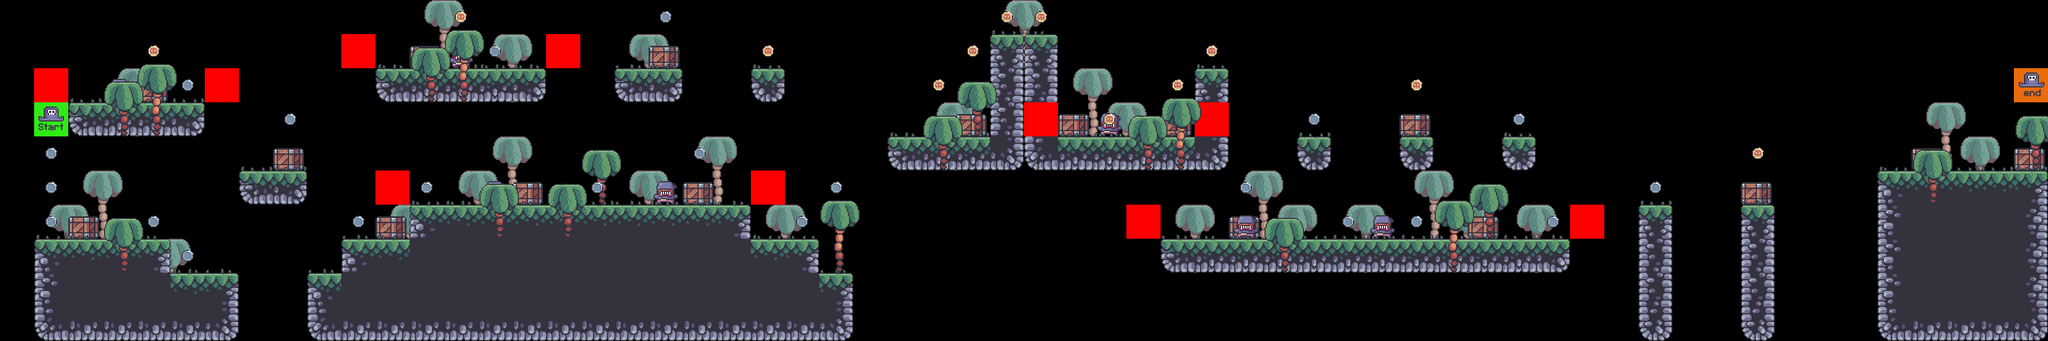

A level layout from a 2D game, rendered from its tile map. Below: a short description, then the map file with tile-grid data replaced by summaries:
An orthogonal 60x10 tile map with 64x64 px tiles, 9 tile layers (bg_palms, terrain, crate, grass, ...), 7 tilesets.

<map version="1.10" tiledversion="1.10.1" orientation="orthogonal" renderorder="right-down" width="60" height="10" tilewidth="64" tileheight="64" infinite="0" nextlayerid="10" nextobjectid="1">
 <tileset firstgid="1" source="../tilesets/Terrain.tsx" />
 <tileset firstgid="17" source="../tilesets/grass_tiles.tsx" />
 <tileset firstgid="22" source="../tilesets/palms.tsx" />
 <tileset firstgid="25" source="../tilesets/crates.tsx" />
 <tileset firstgid="26" source="../tilesets/coin_tiles.tsx" />
 <tileset firstgid="28" source="../tilesets/enemy_tiles.tsx" />
 <tileset firstgid="30" source="../tilesets/player_tiles.tsx" />
 <layer id="5" name="bg_palms" width="60" height="10">
  <data>[600 cells, 26 non-empty, 1 distinct tile ids]</data>
 </layer>
 <layer id="1" name="terrain" width="60" height="10">
  <data>[600 cells, 152 non-empty, 16 distinct tile ids]</data>
 </layer>
 <layer id="3" name="crate" width="60" height="10">
  <data>[600 cells, 17 non-empty, 1 distinct tile ids]</data>
 </layer>
 <layer id="2" name="grass" width="60" height="10">
  <data>[600 cells, 68 non-empty, 5 distinct tile ids]</data>
 </layer>
 <layer id="7" name="enemies" width="60" height="10">
  <data>[600 cells, 7 non-empty, 1 distinct tile ids]</data>
 </layer>
 <layer id="8" name="constraints" width="60" height="10">
  <data>[600 cells, 10 non-empty, 1 distinct tile ids]</data>
 </layer>
 <layer id="4" name="fg_palms" width="60" height="10">
  <data>[600 cells, 18 non-empty, 2 distinct tile ids]</data>
 </layer>
 <layer id="6" name="coins" width="60" height="10">
  <data>[600 cells, 34 non-empty, 2 distinct tile ids]</data>
 </layer>
 <layer id="9" name="player" width="60" height="10">
  <data>[600 cells, 2 non-empty, 2 distinct tile ids]</data>
 </layer>
</map>
